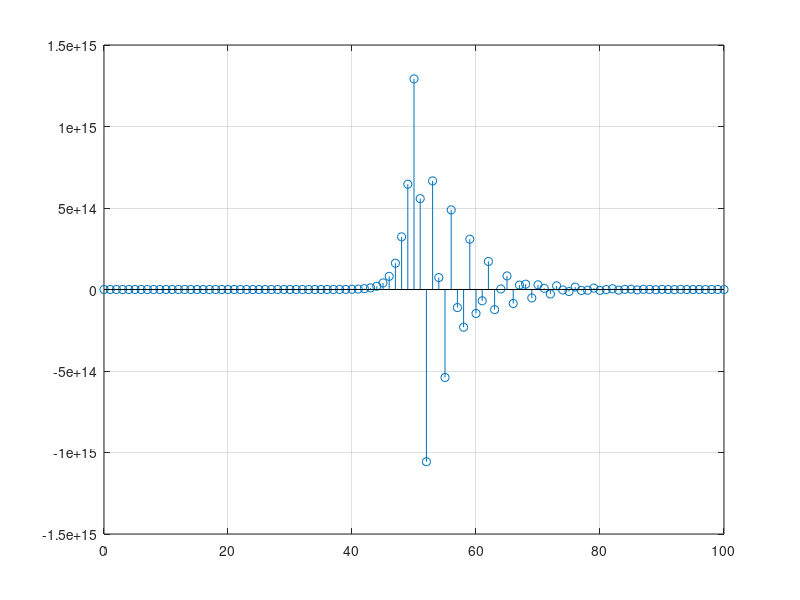
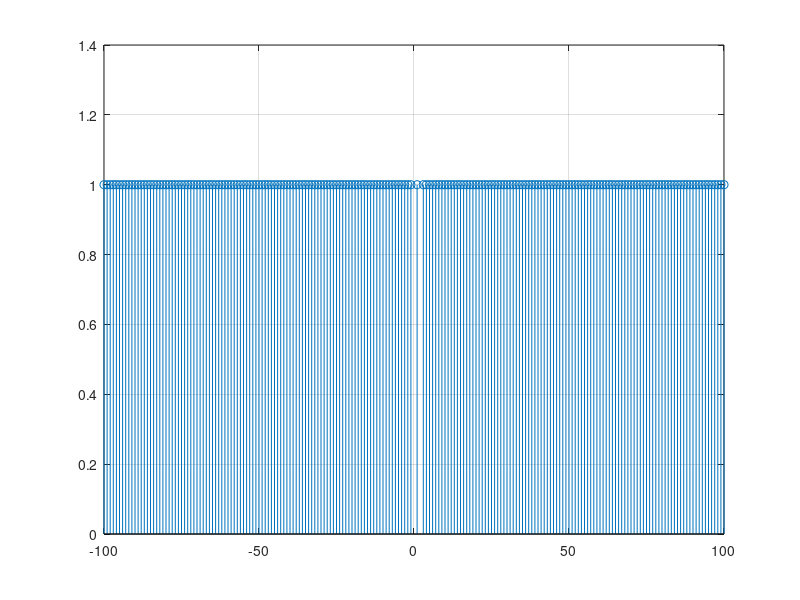

These figures' MATLAB source, in order:
%UNIVERSIDADE FEDERAL DE SANTA CATARINA - UFSC
%CENTRO TECNOLÓGICO - CTC
%DEPARTAMENTO DE ENGENHARIA ELÉTRICA E ELETRÔNICA
%GUSTAVO SIMAS & ANDRÉ MATTOS

%Convolução usando residue (sistema discretos)

clear all, close all


n = 0:1:50;
delta = [1 zeros(1,50)];
degrau = [0 ones(1,50)];
hn = (delta - (0.82157*exp(2.28104i).*((-0.8367*exp(0.93025i)).^(n-1)).*degrau) - (0.82157*exp(-2.28104i).*((-0.8367*exp(-0.93025i)).^(n-1)).*degrau));
gn =  delta - 0.3.*((0.5).^(n-1)).*degrau + 1.8.*((2).^(n-1)).*degrau;

n = 0:1:100;
result = conv(hn, gn);

%
% Tentativa alternativa de convolucao
% t = 0:1:100;
% gn_c =  (delta - 0.3.*((0.5).^((t-n)-1)).*degrau + 1.8.*((2).^((t-n)-1)).*degrau);
% result = integral(@(t) hn.*gn_c, 0, 100,'ArrayValued', true);
%

figure(1);
stem(n, result);
grid on

z = -100:1:100;
Hz=( 1 - 2.5.*z.^(-1) + z.^(-2) ) ./ ( 1 - z.^(-1) + 0.7.*z.^(-2) );
Gz=( 1 - z.^(-1) + 0.7.*z.^(-2) ) ./ ( 1 - 2.5.*z.^(-1) + z.^(-2) );

figure(2);
stem(z, (Hz.*Gz));
grid on


%
% hn oliver
% hn = (delta + ((-0.75 + 0.3345i).*((0.5 + 0.6708i).^(n-1)).*degrau) + ((-0.75 - 0.3345i).*((0.5 - 0.6708i).^(n-1)).*degrau));
%